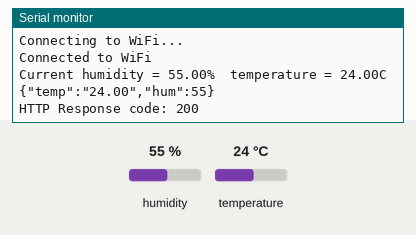
Simulated run of this sketch. Board: ESP8266 (NodeMCU). Shown: the last lines printed to the serial monitor. The inputs (shaded band) are chosen by the test bench; at power-on: humidity 55 %, temperature 24 °C. WiFi joins after 1.5 s; servers stay silent unless stated; uploads are accepted with an empty reply.

Above: at 3.2 s.
3.3 s: humidity set to 22 %
At 3.42 s:
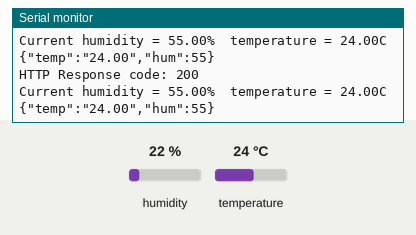
6.5 s: temperature set to 12 °C
At 7.9 s:
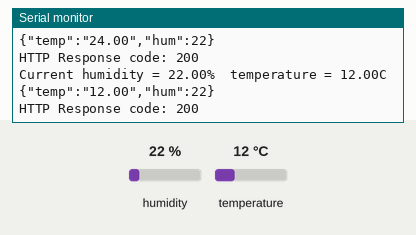
9.7 s: humidity set to 40 %
At 12.9 s:
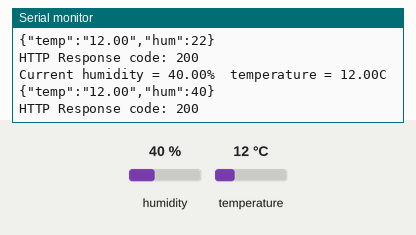
Timing chart, 0 to 14.4 s (numbered marks = the images above; inputs shaded):
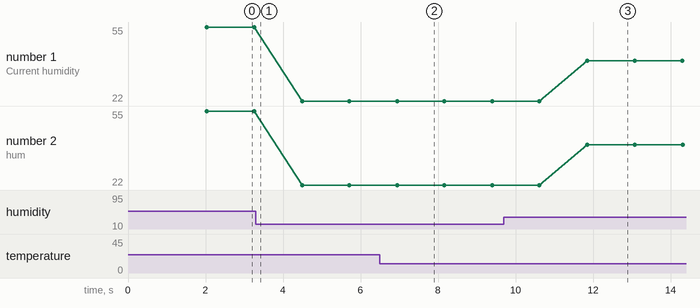

The sketch:

pfatest.ino
```cpp
#include <DHT.h>
#include <ESP8266WiFi.h>
#include <ESP8266HTTPClient.h>
#include <ArduinoJson.h>

#define DHTTYPE DHT11
const char* ssid = "Bn";
const char* password = "11111111";
const char* serverName = "http://192.168.43.14:8000/api/post";
#define dht_dpin D1
DHT dht(dht_dpin, DHTTYPE);

void setup() {
  dht.begin();
  Serial.begin(9600);

  WiFi.begin(ssid, password);
  while (WiFi.status() != WL_CONNECTED) {
    delay(1000);
    Serial.println("Connecting to WiFi...");
  }
  Serial.println("Connected to WiFi");
}

void loop() {
  float humidity = dht.readHumidity();
  float temperature = dht.readTemperature();

  // Formater la température avec deux chiffres après la virgule
  String temperatureStr = String(temperature, 2);

  Serial.print("Current humidity = ");
  Serial.print(humidity);
  Serial.print("%  ");
  Serial.print("temperature = ");
  Serial.print(temperatureStr);
  Serial.println("C  ");

  // Envoi des valeurs au serveur Web
  WiFiClient client;
  HTTPClient http;
  DynamicJsonDocument jsonDoc(200);
  jsonDoc["temp"] = temperatureStr;
  jsonDoc["hum"] = humidity;
  String jsonStr;
  serializeJson(jsonDoc, jsonStr);

  http.begin(client, serverName);
  http.addHeader("Content-Type", "application/json");
  Serial.println(jsonStr);
  int httpResponseCode = http.POST(jsonStr);

  if (httpResponseCode > 0) {
    Serial.print("HTTP Response code: ");
    Serial.println(httpResponseCode);
  } else {
    Serial.print("Error code: ");
    Serial.println(httpResponseCode);
  }
  http.end();

  // Attente de 1 secondes avant de lire les valeurs suivantes
  delay(1000);
}
```

Measured:
- after the input at 6.5 s, the serial monitor: prints a new line after 0.45 s (image 2)
- after the input at 9.7 s, the serial monitor: prints a new line after 2.2 s (image 3)
- plotted number 1: 55 → 22 after the input at 3.3 s, 22 → 40 after the input at 9.7 s
- plotted number 2: 55 → 22 after the input at 3.3 s, 22 → 40 after the input at 9.7 s
